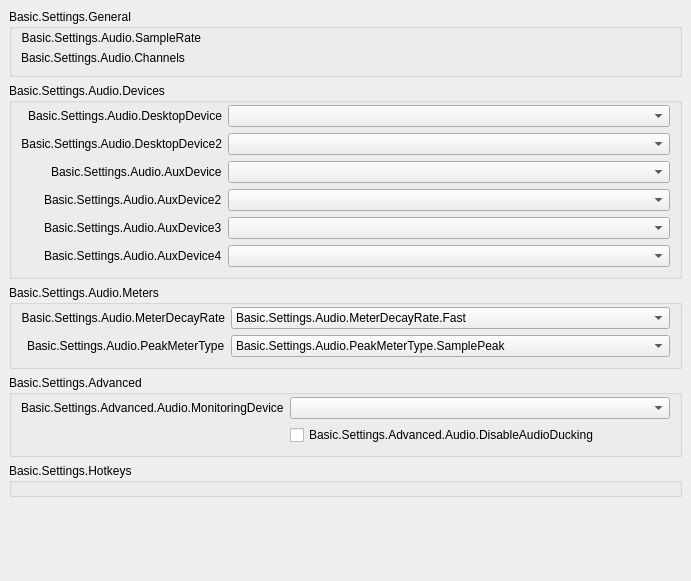
           <widget class="QWidget" name="scrollAreaWidgetContents_50">
            <property name="geometry">
             <rect>
              <x>0</x>
              <y>0</y>
              <width>691</width>
              <height>581</height>
             </rect>
            </property>
            <layout class="QVBoxLayout" name="verticalLayout_50">
             <property name="leftMargin">
              <number>0</number>
             </property>
             <property name="topMargin">
              <number>0</number>
             </property>
             <property name="rightMargin">
              <number>0</number>
             </property>
             <property name="bottomMargin">
              <number>9</number>
             </property>
             <item alignment="Qt::AlignTop">
              <widget class="QWidget" name="widget_50" native="true">
               <layout class="QVBoxLayout" name="verticalLayout_51">
                <item>
                 <widget class="QGroupBox" name="audioGeneralGroupBox">
                  <property name="title">
                   <string>Basic.Settings.General</string>
                  </property>
                  <layout class="QFormLayout" name="formLayout_52">
                   <property name="fieldGrowthPolicy">
                    <enum>QFormLayout::AllNonFixedFieldsGrow</enum>
                   </property>
                   <property name="labelAlignment">
                    <set>Qt::AlignRight|Qt::AlignTrailing|Qt::AlignVCenter</set>
                   </property>
                   <property name="topMargin">
                    <number>2</number>
                   </property>
                   <item row="0" column="0">
                    <widget class="QLabel" name="label_14">
                     <property name="minimumSize">
                      <size>
                       <width>170</width>
                       <height>0</height>
                      </size>
                     </property>
                     <property name="text">
                      <string>Basic.Settings.Audio.SampleRate</string>
                     </property>
                     <property name="alignment">
                      <set>Qt::AlignRight|Qt::AlignTrailing|Qt::AlignVCenter</set>
                     </property>
                    </widget>
                   </item>
                   <item row="1" column="0">
                    <widget class="QLabel" name="label_15">
                     <property name="text">
                      <string>Basic.Settings.Audio.Channels</string>
                     </property>
                    </widget>
                   </item>
                  </layout>
                 </widget>
                </item>
                <item>
                 <widget class="QGroupBox" name="audioDevicesGroupBox">
                  <property name="title">
                   <string>Basic.Settings.Audio.Devices</string>
                  </property>
                  <layout class="QFormLayout" name="formLayout_53">
                   <property name="fieldGrowthPolicy">
                    <enum>QFormLayout::AllNonFixedFieldsGrow</enum>
                   </property>
                   <property name="labelAlignment">
                    <set>Qt::AlignRight|Qt::AlignTrailing|Qt::AlignVCenter</set>
                   </property>
                   <property name="topMargin">
                    <number>2</number>
                   </property>
                   <item row="0" column="0">
                    <widget class="QLabel" name="label_2">
                     <property name="minimumSize">
                      <size>
                       <width>170</width>
                       <height>0</height>
                      </size>
                     </property>
                     <property name="text">
                      <string>Basic.Settings.Audio.DesktopDevice</string>
                     </property>
                     <property name="alignment">
                      <set>Qt::AlignRight|Qt::AlignTrailing|Qt::AlignVCenter</set>
                     </property>
                     <property name="buddy">
                      <cstring>desktopAudioDevice1</cstring>
                     </property>
                    </widget>
                   </item>
                   <item row="0" column="1">
                    <widget class="QComboBox" name="desktopAudioDevice1">
                     <property name="enabled">
                      <bool>true</bool>
                     </property>
                    </widget>
                   </item>
                   <item row="1" column="0">
                    <widget class="QLabel" name="label_3">
                     <property name="text">
                      <string>Basic.Settings.Audio.DesktopDevice2</string>
                     </property>
                     <property name="alignment">
                      <set>Qt::AlignRight|Qt::AlignTrailing|Qt::AlignVCenter</set>
                     </property>
                     <property name="buddy">
                      <cstring>desktopAudioDevice2</cstring>
                     </property>
                    </widget>
                   </item>
                   <item row="1" column="1">
                    <widget class="QComboBox" name="desktopAudioDevice2">
                     <property name="enabled">
                      <bool>true</bool>
                     </property>
                    </widget>
                   </item>
                   <item row="2" column="0">
                    <widget class="QLabel" name="label_4">
                     <property name="text">
                      <string>Basic.Settings.Audio.AuxDevice</string>
                     </property>
                     <property name="buddy">
                      <cstring>auxAudioDevice1</cstring>
                     </property>
                    </widget>
                   </item>
                   <item row="2" column="1">
                    <widget class="QComboBox" name="auxAudioDevice1">
                     <property name="enabled">
                      <bool>true</bool>
                     </property>
                    </widget>
                   </item>
                   <item row="3" column="0">
                    <widget class="QLabel" name="label_5">
                     <property name="text">
                      <string>Basic.Settings.Audio.AuxDevice2</string>
                     </property>
                     <property name="buddy">
                      <cstring>auxAudioDevice2</cstring>
                     </property>
                    </widget>
                   </item>
                   <item row="3" column="1">
                    <widget class="QComboBox" name="auxAudioDevice2">
                     <property name="enabled">
                      <bool>true</bool>
                     </property>
                    </widget>
                   </item>
                   <item row="4" column="0">
                    <widget class="QLabel" name="label_6">
                     <property name="text">
                      <string>Basic.Settings.Audio.AuxDevice3</string>
                     </property>
                     <property name="buddy">
                      <cstring>auxAudioDevice3</cstring>
                     </property>
                    </widget>
                   </item>
                   <item row="4" column="1">
                    <widget class="QComboBox" name="auxAudioDevice3">
                     <property name="enabled">
                      <bool>true</bool>
                     </property>
                    </widget>
                   </item>
                   <item row="5" column="1">
                    <widget class="QComboBox" name="auxAudioDevice4">
                     <property name="enabled">
                      <bool>true</bool>
                     </property>
                    </widget>
                   </item>
                   <item row="5" column="0">
                    <widget class="QLabel" name="label_67">
                     <property name="text">
                      <string>Basic.Settings.Audio.AuxDevice4</string>
                     </property>
                     <property name="buddy">
                      <cstring>auxAudioDevice4</cstring>
                     </property>
                    </widget>
                   </item>
                  </layout>
                 </widget>
                </item>
                <item>
                 <widget class="QGroupBox" name="audioMetersGroupBox">
                  <property name="title">
                   <string>Basic.Settings.Audio.Meters</string>
                  </property>
                  <layout class="QFormLayout" name="formLayout_54">
                   <property name="fieldGrowthPolicy">
                    <enum>QFormLayout::AllNonFixedFieldsGrow</enum>
                   </property>
                   <property name="labelAlignment">
                    <set>Qt::AlignRight|Qt::AlignTrailing|Qt::AlignVCenter</set>
                   </property>
                   <property name="topMargin">
                    <number>2</number>
                   </property>
                   <item row="0" column="0">
                    <widget class="QLabel" name="label_65">
                     <property name="minimumSize">
                      <size>
                       <width>170</width>
                       <height>0</height>
                      </size>
                     </property>
                     <property name="text">
                      <string>Basic.Settings.Audio.MeterDecayRate</string>
                     </property>
                     <property name="alignment">
                      <set>Qt::AlignRight|Qt::AlignTrailing|Qt::AlignVCenter</set>
                     </property>
                     <property name="buddy">
                      <cstring>meterDecayRate</cstring>
                     </property>
                    </widget>
                   </item>
                   <item row="0" column="1">
                    <widget class="QComboBox" name="meterDecayRate">
                     <property name="currentText">
                      <string>Basic.Settings.Audio.MeterDecayRate.Fast</string>
                     </property>
                     <property name="currentIndex">
                      <number>0</number>
                     </property>
                     <item>
                      <property name="text">
                       <string>Basic.Settings.Audio.MeterDecayRate.Fast</string>
                      </property>
                     </item>
                     <item>
                      <property name="text">
                       <string>Basic.Settings.Audio.MeterDecayRate.Medium</string>
                      </property>
                     </item>
                     <item>
                      <property name="text">
                       <string>Basic.Settings.Audio.MeterDecayRate.Slow</string>
                      </property>
                     </item>
                    </widget>
                   </item>
                   <item row="1" column="0">
                    <widget class="QLabel" name="label_66">
                     <property name="text">
                      <string>Basic.Settings.Audio.PeakMeterType</string>
                     </property>
                     <property name="buddy">
                      <cstring>peakMeterType</cstring>
                     </property>
                    </widget>
                   </item>
                   <item row="1" column="1">
                    <widget class="QComboBox" name="peakMeterType">
                     <property name="currentIndex">
                      <number>0</number>
                     </property>
                     <item>
                      <property name="text">
                       <string>Basic.Settings.Audio.PeakMeterType.SamplePeak</string>
                      </property>
                     </item>
                     <item>
                      <property name="text">
                       <string>Basic.Settings.Audio.PeakMeterType.TruePeak</string>
                      </property>
                     </item>
                    </widget>
                   </item>
                  </layout>
                 </widget>
                </item>
                <item>
                 <widget class="QGroupBox" name="audioAdvGroupBox">
                  <property name="title">
                   <string>Basic.Settings.Advanced</string>
                  </property>
                  <layout class="QFormLayout" name="formLayout_56">
                   <property name="fieldGrowthPolicy">
                    <enum>QFormLayout::AllNonFixedFieldsGrow</enum>
                   </property>
                   <property name="labelAlignment">
                    <set>Qt::AlignRight|Qt::AlignTrailing|Qt::AlignVCenter</set>
                   </property>
                   <property name="topMargin">
                    <number>2</number>
                   </property>
                   <item row="0" column="0">
                    <widget class="QLabel" name="monitoringDeviceLabel">
                     <property name="text">
                      <string>Basic.Settings.Advanced.Audio.MonitoringDevice</string>
                     </property>
                     <property name="buddy">
                      <cstring>monitoringDevice</cstring>
                     </property>
                    </widget>
                   </item>
                   <item row="0" column="1">
                    <widget class="QComboBox" name="monitoringDevice"/>
                   </item>
                   <item row="1" column="0">
                    <spacer name="horizontalSpacer_11">
                     <property name="orientation">
                      <enum>Qt::Horizontal</enum>
                     </property>
                     <property name="sizeHint" stdset="0">
                      <size>
                       <width>170</width>
                       <height>20</height>
                      </size>
                     </property>
                    </spacer>
                   </item>
                   <item row="1" column="1">
                    <widget class="QCheckBox" name="disableAudioDucking">
                     <property name="text">
                      <string>Basic.Settings.Advanced.Audio.DisableAudioDucking</string>
                     </property>
                    </widget>
                   </item>
                  </layout>
                 </widget>
                </item>
                <item>
                 <widget class="QGroupBox" name="audioHotkeysGroupBox">
                  <property name="title">
                   <string>Basic.Settings.Hotkeys</string>
                  </property>
                  <layout class="QFormLayout" name="audioSourceLayout">
                   <property name="fieldGrowthPolicy">
                    <enum>QFormLayout::AllNonFixedFieldsGrow</enum>
                   </property>
                   <property name="labelAlignment">
                    <set>Qt::AlignRight|Qt::AlignTrailing|Qt::AlignVCenter</set>
                   </property>
                   <property name="topMargin">
                    <number>2</number>
                   </property>
                  </layout>
                 </widget>
                </item>
               </layout>
              </widget>
             </item>
            </layout>
           </widget>
